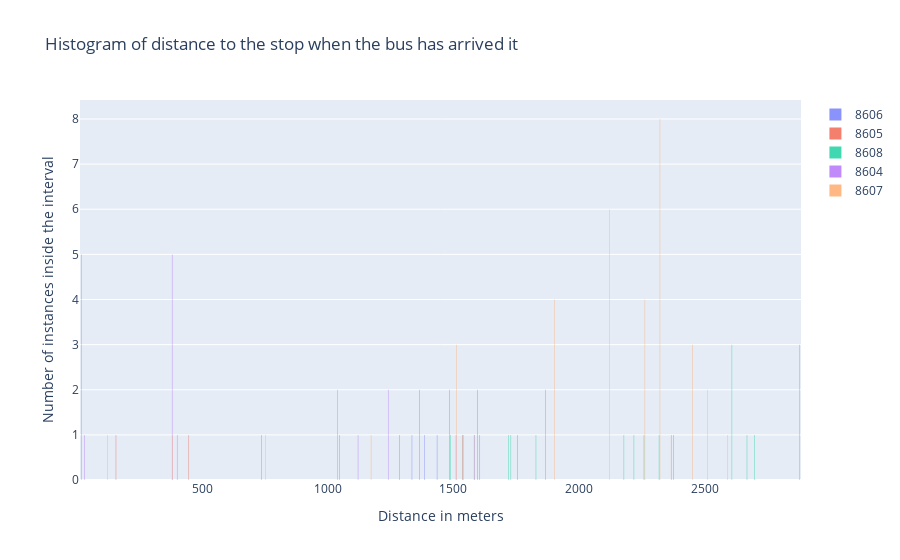

Notebook code cell kept with this figure:
### Code cell
fig5 = go.Figure()
for bus in distance_to_stop_buses_dict.keys() :
    fig5.add_trace(go.Histogram(
        name='{}'.format(bus),
        x=distance_to_stop_buses_dict[bus]['all'],
        xbins=dict( # bins used for histogram
            start=min(distance_to_stop_buses_dict[bus]['all']),
            end=max(distance_to_stop_buses_dict[bus]['all']),
            size=10
        )
    ))

# Overlay histograms
fig5.update_layout(
    title='Histogram of distance to the stop when the bus has arrived it',
    xaxis_title='Distance in meters',
    yaxis_title='Number of instances inside the interval',
    bargap=0.1, # gap between bars of adjacent location coordinates
    bargroupgap=0.05 # gap between bars of the same location coordinates
)
# Reduce opacity to see both histograms
fig5.update_traces(opacity=0.75)
fig5.show()

### Figure 1 — Plotly figure (JSON) as saved in the notebook; plotly's stock layout.template omitted (floating-point values rounded to 4 significant figures)
{"data": [{"name": "8606", "opacity": 0.75, "type": "histogram", "x": [1486.0, 1284.0, 1370.0, 1595.0, 1370.0, 1595.0, 1493.0, 1436.0, 1387.0, 1341.0, 1607.0, 1756.0, 1585.0], "xbins": {"end": 1756.0, "size": 10, "start": 1284.0}}, {"name": "8605", "opacity": 0.75, "type": "histogram", "x": [163.5, 448.5, 740.1, 1047.0, 1544.0, 1873.0, 1873.0, 2373.0, 2375.0], "xbins": {"end": 2375.0, "size": 10, "start": 163.5}}, {"name": "8608", "opacity": 0.75, "type": "histogram", "x": [1037.0, 1044.0, 1544.0, 1491.0, 1831.0, 1732.0, 1721.0, 2219.0, 2176.0, 2316.0, 2262.0, 2664.0, 2608.0, 2883.0, 2608.0, 2883.0, 2608.0, 2883.0, 2696.0], "xbins": {"end": 2883.0, "size": 10, "start": 1037.0}}, {"name": "8604", "opacity": 0.75, "type": "histogram", "x": [1235.0, 1510.0, 1242.0, 1117.0, 398.7, 377.7, 23.67, 377.7, 23.67, 377.7, 23.67, 377.7, 23.67, 377.7, 23.67, 24.74], "xbins": {"end": 1510.0, "size": 10, "start": 23.67}}, {"name": "8607", "opacity": 0.75, "type": "histogram", "x": [120.1, 377.5, 746.2, 1168.0, 1577.0, 1513.0, 1895.0, 1513.0, 1895.0, 1513.0, 1895.0, 2261.0, 1895.0, 2261.0, 2454.0, 2261.0, 2454.0, 2261.0, 2454.0, 2317.0, 2123.0, 2317.0, 2123.0, 2317.0, 2123.0, 2317.0, 2123.0, 2317.0, 2123.0, 2317.0, 2123.0, 2317.0, 2507.0, 2317.0, 2507.0, 2585.0], "xbins": {"end": 2585.0, "size": 10, "start": 120.1}}], "layout": {"bargap": 0.1, "bargroupgap": 0.05, "title": {"text": "Histogram of distance to the stop when the bus has arrived it"}, "xaxis": {"title": {"text": "Distance in meters"}}, "yaxis": {"title": {"text": "Number of instances inside the interval"}}}}
